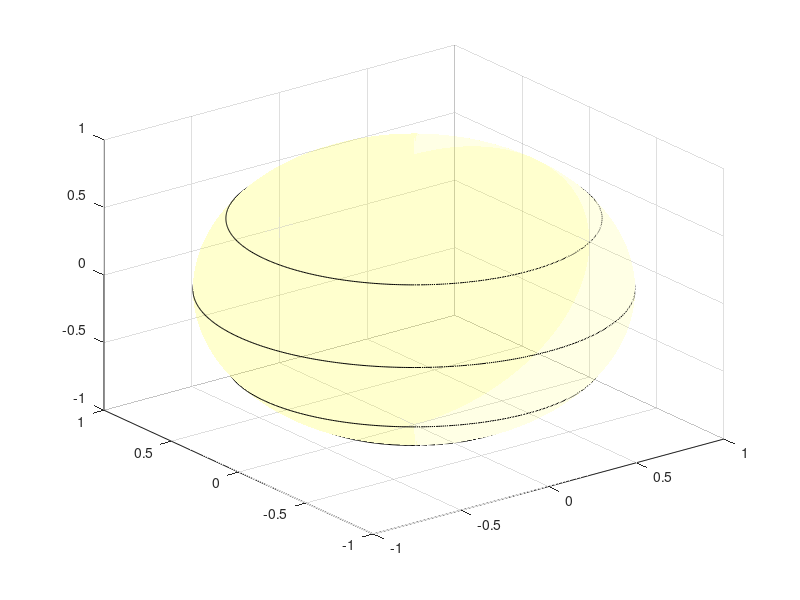

Reproduce this figure in MATLAB. (Note: this script raises an error after producing the figure.)

% This file contains new SPL plots
close all
clear
clc

%% Setup of speaker system
% % NHK 22 channel system
% r_spk = [0.97; 1.55*ones(8, 1); 1.21*ones(10, 1); 1.34*ones(3, 1)]; % in metres
% theta_deg_spk = [0; 51.3*ones(8, 1); 90*ones(10, 1); 115*ones(3, 1)]; % in degrees
% phi_deg_spk = [0;0;45;90;135;180;225;270;315;0;22.5;45;90;135;180;225;270;315;337.5;0;45;315]; % in degrees
% 
% theta_spk = deg2rad(theta_deg_spk);
% phi_spk = deg2rad(phi_deg_spk);
% 
% [x_spk, y_spk, z_spk] = sph2cart(phi_spk, pi/2 - theta_spk, r_spk);
% 
% Cart_spk = [x_spk, y_spk, z_spk];

% % 5 channel system
% r_spk = 1.21*ones(5, 1);
% theta_deg_spk = [90;90;90;90;90];
% phi_deg_spk = [0;45;135;225;315];
% 
% theta_spk = deg2rad(theta_deg_spk);
% phi_spk = deg2rad(phi_deg_spk);
% 
% [x_spk, y_spk, z_spk] = sph2cart(phi_spk, pi/2 - theta_spk, r_spk);
% 
% Cart_spk = [x_spk, y_spk, z_spk];

% 8 channel system
r_spk = 1*ones(8, 1);
theta_deg_spk = [58.3;58.3;58.3;90;90;121.7;121.7;148.3];
phi_deg_spk = [288;216;72;18;126;324;180;72];

theta_spk = deg2rad(theta_deg_spk);
phi_spk = deg2rad(phi_deg_spk);

[x_spk, y_spk, z_spk] = sph2cart(phi_spk, pi/2 - theta_spk, r_spk);

Cart_spk = [x_spk, y_spk, z_spk];


%% Setup 
f = 200:100:8e3;
c = 343.21; % speed of sound at 20 degrees Celcius
rho = 1.2042; % density of air at 20 degrees Celcius

k = 2*pi*f/c;

theta_pw = pi/2;
phi_pw = deg2rad(160);

R = 0.5; % radius of the reproduction region, in metres
N = 4; % SH truncation order for Eigenmike
% N = ceil(exp(1)*max(k)*R/2);
R_sw = 0.15; % sweet spot radius

%%  Plot setup
% Contour lines
phi_contour = 0:0.01:2*pi;
x_contour = cos(phi_contour);
y_contour = sin(phi_contour);

z1 = cosd(58.3);
r1 = sind(58.3);

z2 = cosd(90);
r2 = sind(90);

z3 = cosd(121.7);
r3 = sind(121.7);

z4 = cosd(148.3);
r4 = sind(148.3);

[x_u, y_u, z_u] = sphere(256);

% Speaker labels
spk_labels = {'(58.3, 288)', '(58.3, 216)', '(58.3, 72)', '(90, 18)', '(90, 126)',...
    '(121.7, 324)', '(121.7, 180)', '(148.3, 72)'};

figure;
surf(x_u, y_u, z_u, 'FaceColor', 'y', 'EdgeColor', 'none', 'FaceAlpha',0.1); % spherical speaker array aperture
hold on;
surf(x_u*R, y_u*R, z_u*R, 'FaceColor', 'r', 'EdgeColor', 'none', 'FaceAlpha',0.1); % spherical listening region
hold on;
surf(x_u*R_sw, y_u*R_sw, z_u*R_sw, 'FaceColor', 'c', 'EdgeColor', 'none', 'FaceAlpha',0.1); % sweet spot
hold on;
plot3(x_contour * r1, y_contour * r1, z1*ones(size(x_contour)), 'k'); % first contour
hold on; 
plot3(x_contour * r2, y_contour * r2, z2*ones(size(x_contour)), 'k'); % second contour
hold on;
plot3(x_contour * r3, y_contour * r3, z3*ones(size(x_contour)), 'k'); % third contour
hold on;
plot3(x_contour * r4, y_contour * r4, z4*ones(size(x_contour)), 'k'); % fourth contour
hold on;
scatter3(x_spk, y_spk, z_spk, 'x', 'k', 'LineWidth',10); % loudspeakers
text(x_spk+0.05, y_spk+0.05, z_spk+0.05, spk_labels); % loudspeaker coordinate labels
xlabel('x (m)');
ylabel('y (m)');
zlabel('z (m)');
axis equal;

clear phi_contour x_contour y_contour z1 r1 z2 r2 z3 r3 z4 r4 x_u y_u z_u spk_labels;

%% Calculate the desired velocity coefficients
[n, m, ~] = getDegreeOrderPairs(N);
[n_vel, m_vel, ~] = getDegreeOrderPairs(N-1);
Ynm_pw = sphHarm_mat(n, m, theta_pw, phi_pw);
scaling_pw = 4*pi*1i.^(n);

% size(alpha_nm_pw) = [numel(n), 1]
alpha_nm_pw = scaling_pw .* conj(Ynm_pw);

%% Calculate operator matrix for SH coefficients of velocity
% size(glbp2vel_x_mat) = [numel(n_vel), numel(n)]
[glbp2vel_x_mat, glbp2vel_y_mat, glbp2vel_z_mat]  = getLocalVelTranslationMats(N, rho, c);

%% Calculate SH coefficients of velocity
% size(SH_coeffs_vel_x_d) = [numel(n_vel), 1]
SH_coeffs_vel_x_d = glbp2vel_x_mat * alpha_nm_pw;
SH_coeffs_vel_y_d = glbp2vel_y_mat * alpha_nm_pw;
SH_coeffs_vel_z_d = glbp2vel_z_mat * alpha_nm_pw;

% size(SH_coeffs_vel_d_mat) = [3*numel(n_vel), 1]
SH_coeffs_vel_d_mat = [SH_coeffs_vel_x_d; SH_coeffs_vel_y_d; SH_coeffs_vel_z_d];

%% Calculate the SH coefficients of velocity due to each speaker
% size(Ynm_spk) = [numel(n), 1, numel(theta_spk)]
Ynm_spk = sphHarm_mat(n, m, theta_spk, phi_spk);

% size(hankel_kr_spk) = [numel(n), numel(k), numel(theta_spk)]
hankel_kr_spk = sph_Hankel_2_adapted(n, k, r_spk);

% size(alpha_nm_spk) = [numel(n), numel(k), numel(theta_spk)]
alpha_nm_spk = -1i*k .*hankel_kr_spk .* conj(Ynm_spk);

% size(SH_coeffs_vel_x_spk) = [numel(n_vel), numel(k), numel(theta_spk)]
SH_coeffs_vel_x_spk = pagemtimes(glbp2vel_x_mat, alpha_nm_spk);
SH_coeffs_vel_y_spk = pagemtimes(glbp2vel_y_mat, alpha_nm_spk);
SH_coeffs_vel_z_spk = pagemtimes(glbp2vel_z_mat, alpha_nm_spk);

%% Calculate the weight of each speaker using velocity matching
w_spk_VM = zeros(numel(theta_spk), numel(k));
cond_num_VM = zeros(1, numel(k));
for freq_idx = 1:numel(k)
    % size(SH_ceoffs_vel_spk_mat) = [3*numel(n_vel), numel(theta_spk)]
    SH_coeffs_vel_spk_mat = [squeeze(SH_coeffs_vel_x_spk(:, freq_idx, :));
                             squeeze(SH_coeffs_vel_y_spk(:, freq_idx, :));
                             squeeze(SH_coeffs_vel_z_spk(:, freq_idx, :))];
    cond_num_VM(freq_idx) = cond(SH_coeffs_vel_spk_mat);
    
    w_spk_VM(:, freq_idx) = pinv(SH_coeffs_vel_spk_mat) * SH_coeffs_vel_d_mat;
end
%% Calculate the weight of each speaker using pressure matching
w_spk_PM = zeros(numel(theta_spk), numel(k));
cond_num_PM = zeros(1, numel(k));
for freq_idx = 1:numel(k)
    % size(matching_mat_PM) = [numel(n), numel(theta_spk)]
    matching_mat_PM = squeeze(alpha_nm_spk(:, freq_idx, :));
    
    w_spk_PM(:, freq_idx) = pinv(matching_mat_PM) * alpha_nm_pw;
    
    cond_num_PM(freq_idx) = cond(matching_mat_PM);
end
%% Reconstruction grid
% Setup the grid point
dx = R/10;
x = -R:dx:R;
y = -R:dx:R;
z = -R:dx:R;

[x_mat, y_mat, z_mat] = meshgrid(x, y, z);

Cart_recon_col = [x_mat(:), y_mat(:), z_mat(:)];
[~, ~, r_recon] = cart2sph(x_mat(:), y_mat(:), z_mat(:));

%% Calculate reproduced pressure
% Unit pressure due to each loudspeaker
p_unit = pressure_tf_point_source(Cart_recon_col, Cart_spk, k);

% Add loudspeaker weights
p_recon_VM_col = zeros(numel(x_mat), numel(k));
p_recon_PM_col = zeros(numel(x_mat), numel(k));

for freq_idx = 1:numel(k)
    % velocity matching
    p_recon_VM_col(:, freq_idx) = p_unit(:, :, freq_idx) * w_spk_VM(:, freq_idx);

    % pressure matching
    p_recon_PM_col(:, freq_idx) = p_unit(:, :, freq_idx) * w_spk_PM(:, freq_idx);
end

% Rearrage reconstructed pressure
p_recon_VM = zeros(size(x_mat, 1), size(x_mat, 2), size(x_mat, 3), numel(k));
p_recon_PM = zeros(size(x_mat, 1), size(x_mat, 2), size(x_mat, 3), numel(k));
for freq_idx = 1:numel(k)
    % velocity matching
    p_recon_VM(:, :, :, freq_idx) = reshape(p_recon_VM_col(:, freq_idx), size(x_mat));

    % pressure matching
    p_recon_PM(:, :, :, freq_idx) = reshape(p_recon_PM_col(:, freq_idx), size(x_mat));
end

%% Calculate desired pressure
p_des_col = pressure_tf_pw(Cart_recon_col, theta_pw, phi_pw, k);

p_des = zeros(size(x_mat, 1), size(x_mat, 2), size(x_mat, 3), numel(k));
for freq_idx = 1:numel(k)
    p_des(:, :, :, freq_idx) = reshape(p_des_col(:, :, freq_idx), size(x_mat));
end

%% Calculate reproduced velocity
% Unit velocity due to each loudspeaker
[vel_x_unit, vel_y_unit, vel_z_unit] = velocity_tf_point_source(Cart_recon_col, Cart_spk, k, rho, c);

% Add loudspeaker weights
vel_x_recon_VM_col = zeros(numel(x_mat), numel(k));
vel_x_recon_PM_col = zeros(numel(x_mat), numel(k));

vel_y_recon_VM_col = zeros(numel(x_mat), numel(k));
vel_y_recon_PM_col = zeros(numel(x_mat), numel(k));

vel_z_recon_VM_col = zeros(numel(x_mat), numel(k));
vel_z_recon_PM_col = zeros(numel(x_mat), numel(k));

for freq_idx = 1:numel(k)
    % velocity matching
    vel_x_recon_VM_col(:, freq_idx) = vel_x_unit(:, :, freq_idx) * w_spk_VM(:, freq_idx);
    vel_y_recon_VM_col(:, freq_idx) = vel_y_unit(:, :, freq_idx) * w_spk_VM(:, freq_idx);
    vel_z_recon_VM_col(:, freq_idx) = vel_z_unit(:, :, freq_idx) * w_spk_VM(:, freq_idx);

    % pressure matching
    vel_x_recon_PM_col(:, freq_idx) = vel_x_unit(:, :, freq_idx) * w_spk_PM(:, freq_idx);
    vel_y_recon_PM_col(:, freq_idx) = vel_y_unit(:, :, freq_idx) * w_spk_PM(:, freq_idx);
    vel_z_recon_PM_col(:, freq_idx) = vel_z_unit(:, :, freq_idx) * w_spk_PM(:, freq_idx);
end

% Rearrage reconstructed velocity
vel_x_recon_VM = zeros(size(x_mat, 1), size(x_mat, 2), size(x_mat, 3), numel(k));
vel_x_recon_PM = zeros(size(x_mat, 1), size(x_mat, 2), size(x_mat, 3), numel(k));

vel_y_recon_VM = zeros(size(x_mat, 1), size(x_mat, 2), size(x_mat, 3), numel(k));
vel_y_recon_PM = zeros(size(x_mat, 1), size(x_mat, 2), size(x_mat, 3), numel(k));

vel_z_recon_VM = zeros(size(x_mat, 1), size(x_mat, 2), size(x_mat, 3), numel(k));
vel_z_recon_PM = zeros(size(x_mat, 1), size(x_mat, 2), size(x_mat, 3), numel(k));

for freq_idx = 1:numel(k)
    % velocity matching
    vel_x_recon_VM(:, :, :, freq_idx) = reshape(vel_x_recon_VM_col(:, freq_idx), size(x_mat));
    vel_y_recon_VM(:, :, :, freq_idx) = reshape(vel_y_recon_VM_col(:, freq_idx), size(x_mat));
    vel_z_recon_VM(:, :, :, freq_idx) = reshape(vel_z_recon_VM_col(:, freq_idx), size(x_mat));

    % pressure matching
    vel_x_recon_PM(:, :, :, freq_idx) = reshape(vel_x_recon_PM_col(:, freq_idx), size(x_mat));
    vel_y_recon_PM(:, :, :, freq_idx) = reshape(vel_y_recon_PM_col(:, freq_idx), size(x_mat));
    vel_z_recon_PM(:, :, :, freq_idx) = reshape(vel_z_recon_PM_col(:, freq_idx), size(x_mat));
end

%% Calculate desired velocity
[vel_x_des_col, vel_y_des_col, vel_z_des_col] = velocity_tf_pw(Cart_recon_col, theta_pw, phi_pw, k, rho, c);

vel_x_des = zeros(size(x_mat, 1), size(x_mat, 2), size(x_mat, 3), numel(k));
vel_y_des = zeros(size(x_mat, 1), size(x_mat, 2), size(x_mat, 3), numel(k));
vel_z_des = zeros(size(x_mat, 1), size(x_mat, 2), size(x_mat, 3), numel(k));

for freq_idx = 1:numel(k)
    vel_x_des(:, :, :, freq_idx) = reshape(vel_x_des_col(:, :, freq_idx), size(x_mat));
    vel_y_des(:, :, :, freq_idx) = reshape(vel_y_des_col(:, :, freq_idx), size(x_mat));
    vel_z_des(:, :, :, freq_idx) = reshape(vel_z_des_col(:, :, freq_idx), size(x_mat));
end

%% Calculate angular error between the desired velocity and the reproduced velocity
ang_err_real_VM = zeros(numel(x_mat), numel(k));
ang_err_imag_VM = zeros(numel(x_mat), numel(k));
DOT_real_VM = zeros(numel(x_mat), numel(k));
DOT_imag_VM = zeros(numel(x_mat), numel(k));

ang_err_real_PM = zeros(numel(x_mat), numel(k));
ang_err_imag_PM = zeros(numel(x_mat), numel(k));
DOT_real_PM = zeros(numel(x_mat), numel(k));
DOT_imag_PM = zeros(numel(x_mat), numel(k));

for freq_idx = 1:numel(k)
    vel_des_col = [vel_x_des_col(:, freq_idx), vel_y_des_col(:, freq_idx), vel_z_des_col(:, freq_idx)];
    
    vel_recon_VM_col = [vel_x_recon_VM_col(:, freq_idx), vel_y_recon_VM_col(:, freq_idx), vel_z_recon_VM_col(:, freq_idx)];
    
    vel_recon_PM_col = [vel_x_recon_PM_col(:, freq_idx), vel_y_recon_PM_col(:, freq_idx), vel_z_recon_PM_col(:, freq_idx)];
    
    [ang_err_real_VM(:, freq_idx), ang_err_imag_VM(:, freq_idx), DOT_real_VM(:, freq_idx), DOT_imag_VM(:, freq_idx)] = ...
        get_ang_error(vel_des_col, vel_recon_VM_col);

    [ang_err_real_PM(:, freq_idx), ang_err_imag_PM(:, freq_idx), DOT_real_PM(:, freq_idx), DOT_imag_PM(:, freq_idx)] = ...
        get_ang_error(vel_des_col, vel_recon_PM_col);
end

ang_err_real_VM_sel_whole = ang_err_real_VM(r_recon<=R, :);
ang_err_imag_VM_sel_whole = ang_err_imag_VM(r_recon<=R, :);
ang_err_real_PM_sel_whole = ang_err_real_PM(r_recon<=R, :);
ang_err_imag_PM_sel_whole = ang_err_imag_PM(r_recon<=R, :);

ave_ang_err_real_VM_whole = mean(ang_err_real_VM_sel_whole, 'omitnan');
ave_ang_err_imag_VM_whole = mean(ang_err_imag_VM_sel_whole, 'omitnan');
ave_ang_err_real_PM_whole = mean(ang_err_real_PM_sel_whole, 'omitnan');
ave_ang_err_imag_PM_whole = mean(ang_err_imag_PM_sel_whole, 'omitnan');


ang_err_real_VM_sel_centre = ang_err_real_VM(r_recon<=R_sw, :);
ang_err_imag_VM_sel_centre = ang_err_imag_VM(r_recon<=R_sw, :);
ang_err_real_PM_sel_centre = ang_err_real_PM(r_recon<=R_sw, :);
ang_err_imag_PM_sel_centre = ang_err_imag_PM(r_recon<=R_sw, :);

ave_ang_err_real_VM_centre = mean(ang_err_real_VM_sel_centre, 'omitnan');
ave_ang_err_imag_VM_centre = mean(ang_err_imag_VM_sel_centre, 'omitnan');
ave_ang_err_real_PM_centre = mean(ang_err_real_PM_sel_centre, 'omitnan');
ave_ang_err_imag_PM_centre = mean(ang_err_imag_PM_sel_centre, 'omitnan');
%% Plot reconstructed pressure and velocity on 2D plane
equator_idx = round(numel(z)/2);
freq_idx = 6;
freq_plot = f(freq_idx);

figure;
tiledlayout(2, 2, 'TileSpacing','tight', 'padding', 'tight');
nexttile;
imagesc(x, y, real(p_recon_VM(:, :, equator_idx, freq_idx)));
hold on;
viscircles([0, 0], R);
hold on;
viscircles([0, 0], R_sw, 'Color', 'c');
ax = gca;
ax.YDir = 'normal';
xlabel('x (m)');
ylabel('y (m)');
axis equal;
xlim([-R, R]);
ylim([-R, R]);
title('VM');
clim([-1, 1]);

nexttile;
imagesc(x, y, real(p_recon_PM(:, :, equator_idx, freq_idx)));
hold on;
viscircles([0, 0], R);
hold on;
viscircles([0, 0], R_sw, 'Color', 'c');
ax = gca;
ax.YDir = 'normal';
xlabel('x (m)');
ylabel('y (m)');
axis equal;
xlim([-R, R]);
ylim([-R, R]);
title('PM');
cB = colorbar;
cB.Label.String = 'Amplitude';
clim([-1, 1]);

% figure;
% tiledlayout(1, 2, 'TileSpacing','tight', 'padding', 'tight');
nexttile;
quiver(x, y, real(vel_x_recon_VM(:, :, equator_idx, freq_idx)), real(vel_y_recon_VM(:, :, equator_idx, freq_idx)));
hold on;
viscircles([0, 0], R);
hold on;
viscircles([0, 0], R_sw, 'Color', 'c');
xlabel('x (m)');
ylabel('y (m)');
axis equal;
xlim([-R, R]);
ylim([-R, R]);
title('VM');

nexttile;
quiver(x, y, real(vel_x_recon_PM(:, :, equator_idx, freq_idx)), real(vel_y_recon_PM(:, :, equator_idx, freq_idx)));
hold on;
viscircles([0, 0], R);
hold on;
viscircles([0, 0], R_sw, 'Color', 'c');
xlabel('x (m)');
ylabel('y (m)');
axis equal;
xlim([-R, R]);
ylim([-R, R]);
title('PM');

%% Plot desired pressure and velocity
figure;
imagesc(x, y, real(p_des(:, :, equator_idx, freq_idx)));
hold on;
viscircles([0, 0], R);
ax = gca;
ax.YDir = 'normal';
xlabel('x (m)');
ylabel('y (m)');
axis equal;
xlim([-R, R]);
ylim([-R, R]);
cB = colorbar;
cB.Label.String = 'Amplitude';
%caxis([-1, 1]);

figure;
quiver(x, y, real(vel_x_des(:, :, equator_idx, freq_idx)), real(vel_y_des(:, :, equator_idx, freq_idx)));
hold on;
viscircles([0, 0], R);
xlabel('x (m)');
ylabel('y (m)');
axis equal;
xlim([-R, R]);
ylim([-R, R]);

%% Plot condition number
figure;
semilogx(f, cond_num_VM, '-*');
hold on;
semilogx(f, cond_num_PM, '-s');
xlabel('Frequency (Hz)');
ylabel('Condition number');
% ylim([1.3, 1.45]);
xlim([200, 8e3]);
legend('VM', 'PM');
grid on;

%% Plot velocity error
figure;
semilogx(f, mag2db(ave_ang_err_real_VM_whole), '-*');
hold on;
semilogx(f, mag2db(ave_ang_err_real_PM_whole), '-s');

hold on;
semilogx(f, mag2db(ave_ang_err_real_VM_centre), '-x');
hold on;
semilogx(f, mag2db(ave_ang_err_real_PM_centre), '-o');
xlim([200, 8e3]);
%ylim([-25, -4]);
ylabel('Direction error (dB)');
xlabel('Frequency (Hz)');
xticks([200, 500, 1000, 2000, 4000, 8000]);
grid on;
legend('VM, R = 0.5', 'PM, R = 0.5', 'VM, R = 0.15', 'PM, R = 0.15')
